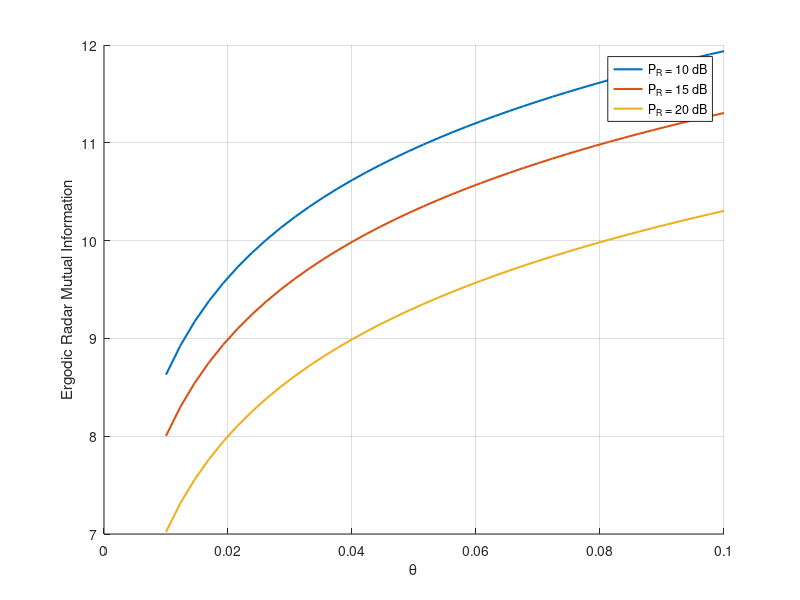

The MATLAB source for this figure:
clc; clear; close all;

% Parameters
sigma_tr = 1;
sigma_rr = 1;
sigma_n  = 1;

beta = 0.05;

theta_range = linspace(0.01,0.1,40);

Ps_dB = 50;
Ps = 10^(Ps_dB/10);

P_r_dB = [10, 15, 20];

N = 1e5;   % Monte Carlo samples

figure; hold on; grid on;

for i = 1:length(P_r_dB)

    Pr = 10^(P_r_dB(i)/10);
    MI = zeros(size(theta_range));

    % Generate fading samples
    X = exprnd(sigma_tr^2, N, 1);
    Y = exprnd(sigma_rr^2, N, 1);

    for j = 1:length(theta_range)

        theta = theta_range(j);

        SINR = (theta*Ps*X) ./ (beta*Pr*Y + sigma_n^2);

        MI(j) = mean(log2(1 + SINR));

    end

    plot(theta_range, MI, 'LineWidth', 1.5);
end

xlabel('\theta');
ylabel('Ergodic Radar Mutual Information');
legend('P_R = 10 dB','P_R = 15 dB','P_R = 20 dB');
